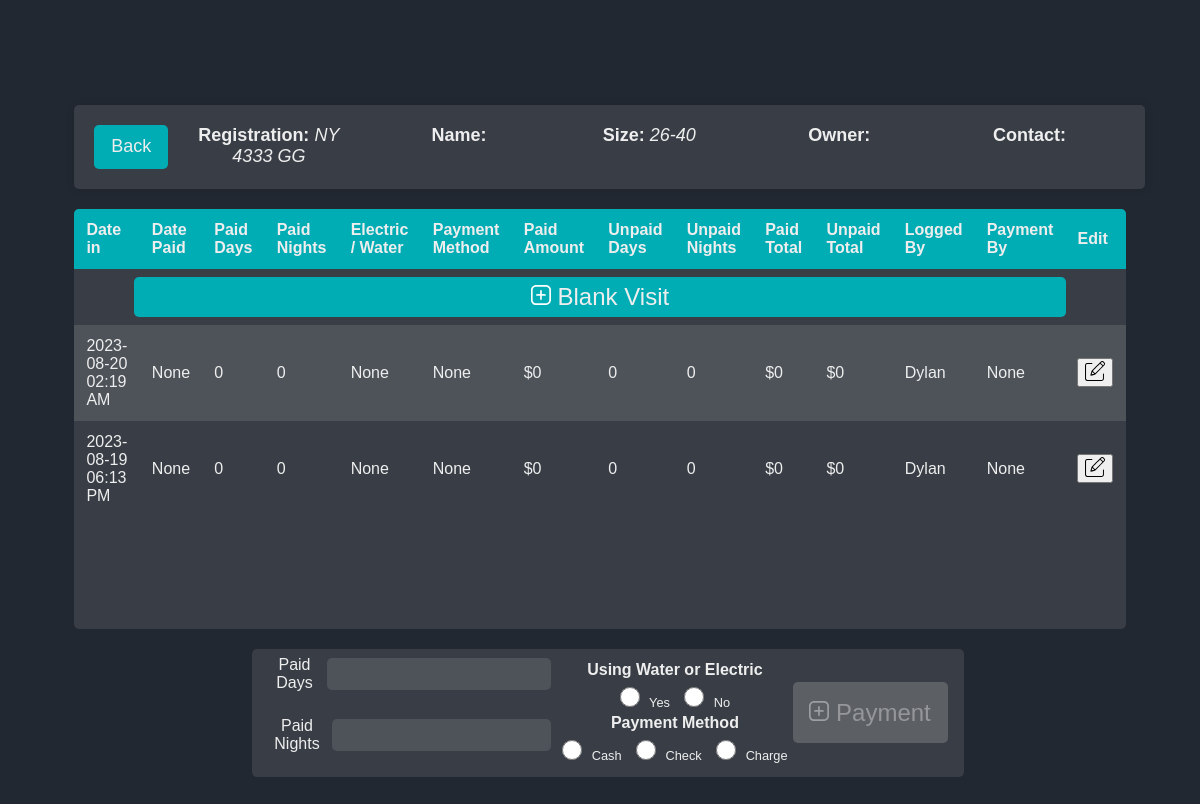
Before: /visits?id=1 (signed in) with the older database file.
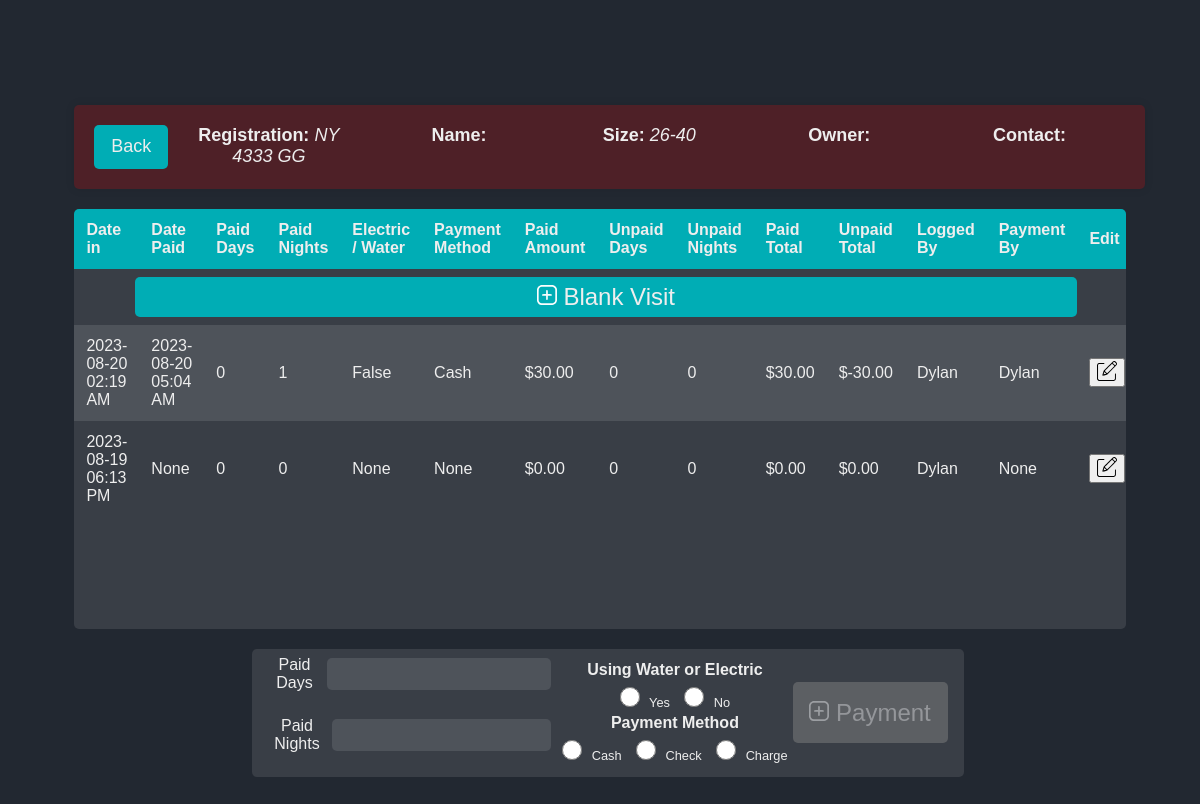
After: the same page with the newer database file.
### website/models.py (models this page shows)
class Boat(db.Model):
    id = db.Column(db.Integer, primary_key=True)
    boat_reg = db.Column(db.String(150), unique=True)
    sanitized_boat_reg = db.Column(db.String(150), unique=True)
    boat_name = db.Column(db.String(150))
    sanitized_boat_name = db.Column(db.String(150))
    phone_number = db.Column(db.String(150))
    sanitized_phone_number = db.Column(db.String(150))
    owner_name = db.Column(db.String(150))
    sanitized_owner_name = db.Column(db.String(150))
    boat_size = db.Column(db.Integer)
    email = db.Column(db.String(150))
    zipcode = db.Column(db.String(150))
    visits = db.relationship('Visit', backref='boat')
    current_boats_id = db.Column(db.Integer, db.ForeignKey('current_boats.id'))
    total_paid_days = db.Column(db.Integer)
    total_paid_nights = db.Column(db.Integer)
    total_unpaid_days = db.Column(db.Integer)
    total_unpaid_nights = db.Column(db.Integer)
    paid_until = db.Column(db.String(150))
    latest_date_in = db.Column(db.String(150))

class Visit(db.Model):
    id = db.Column(db.Integer, primary_key=True)
    logged_by = db.Column(db.Integer, db.ForeignKey('user.id'))
    payment_by = db.Column(db.Integer, db.ForeignKey('user.id'))
    logged_by_user = db.relationship('User', foreign_keys=[logged_by], back_populates='logged_visits')
    payment_by_user = db.relationship('User', foreign_keys=[payment_by], back_populates='paid_visits')
    date_in = db.Column(db.String(150))
    date_paid = db.Column(db.String(150))
    paid_amount = db.Column(db.Float)
    paid_days = db.Column(db.Integer)
    paid_nights = db.Column(db.Integer)
    paid_enw = db.Column(db.Boolean)
    paid_with = db.Column(db.String(150))
    unpaid_days = db.Column(db.Integer)
    unpaid_nights = db.Column(db.Integer)
    total = db.Column(db.Float)
    unpaid_total = db.Column(db.Float)
    boat_id = db.Column(db.Integer, db.ForeignKey('boat.id'))

class User(db.Model, UserMixin):
    id = db.Column(db.Integer, primary_key=True)
    email = db.Column(db.String(150), unique=True)
    password = db.Column(db.String(150))
    first_name = db.Column(db.String(150))
    logged_visits = db.relationship('Visit', foreign_keys='Visit.logged_by', back_populates='logged_by_user')
    paid_visits = db.relationship('Visit', foreign_keys='Visit.payment_by', back_populates='payment_by_user')

### website/views.py (the view, shortened to what this page needs)
@views.route('/visits' , methods=['GET','POST'])
@login_required
def visits():
    form = PaymentForm()
    delete_visit_form = DeleteVisitForm()
    button_pressed = request.form.get('submit-button')
    selected_row_id = request.form.get('selectedRowId')
    print("Button pressed is: " + str(button_pressed))
    print("Selected row ID is:", selected_row_id)
    boat = getBoatById(request.args.get('id', ''))
    sorted_visits = sorted(boat.visits, key=sort_key, reverse=True)
    if button_pressed == "search":
        form.date_paid.data = calc_current_time()
        form.date_in.data = Visit.query.get(selected_row_id).date_in
    if not boat:
        flash("Bad Boat ID", category='error')
    boat = getBoatById(request.args.get('id', ''))
    sorted_visits = sorted(boat.visits, key=sort_key, reverse=True)
    return render_template("visits.html", form=form, boat=boat, visits=sorted_visits, delete_form=delete_visit_form)

### website/templates/visits.html (shortened to what this page needs)
{% extends "base.html" %}
{% block head %}
  <link rel="stylesheet" href="static/form-styles.css">
{% endblock %}
{% block styles %}static/visit-styles.css{% endblock %}
{% block content%}
<div id="boat-info" class="boat-info-container {% if not boat.total_unpaid_nights == None and boat.total_unpaid_nights > 0 %}red-tint{%elif not boat.total_unpaid_days == None and boat.total_unpaid_days > 0%} yellow-tint {% endif %}">
  <a href="{{ url_for('views.log_boat', boat_reg=boat.boat_reg, boat_name=boat.boat_name, phone_number=boat.phone_number, id=boat.id) }}" id="home-btn">Back</a>
  <div class="boat-info-item"><h3><span><b>Registration:</b> </span><em>{{boat.boat_reg}}</em></h3></div>
  <div class="boat-info-item"><h3><span><b>Name:</b> </span><em>{{boat.boat_name}}</em></h3></div>
  <div class="boat-info-item"><h3><span><b>Size:</b> </span><em>{{boat.boat_size}}</em></h3></div>
  <div class="boat-info-item"><h3><span><b>Owner:</b> </span><em>{{boat.owner_name}}</em></h3></div>
  <div class="boat-info-item"><h3><span><b>Contact:</b> </span><em>{{boat.phone_number}}</em></h3></div>
</div>
<div id="main-container">
    <div id="left-container" style="flex: 1;">
            <div id="table-container">
                <table id="search-results">
                <thead>
                    <tr>
                    <th>Date in</th>
                    <th>Date Paid</th>
                    <th>Paid Days</th>
                    <th>Paid Nights</th>
                    <th>Electric / Water</th>
                    <th>Payment Method</th>
                    <th>Paid Amount</th>
                    <th>Unpaid Days</th>
                    <th>Unpaid Nights</th>
                    <th>Paid Total</th>
                    <th>Unpaid Total</th>
                    <th>Logged By</th>
                    <th>Payment By</th>
                    <th>Edit</th>
                    </tr>
                </thead>
                <tbody>
                    <tr class="add-blank-visit" id="add-blank-visit">
                      <td colspan="14">
                          <form method="POST">
                            <button type="submit" class="btn btn-primary add-blank-visit-button" name="submit-button" value="add_new">
                              <img src="static/more.svg" alt="Add-blank-visit" width="20" height="20">
                              Blank Visit
                            </button>
                          </form>
                      </td>
                    </tr>
                    {% for visit in visits%}
                    <tr id="row-{{ visit.id }}" {% if not visit.unpaid_nights == None and visit.unpaid_nights > 0 %}class="red-tint"{%elif not visit.unpaid_days == None and visit.unpaid_days > 0%} class="yellow-tint" {% endif %}>
                      <form class="edit-form" method="POST" action="{{ url_for('views.update_payment', visitid=visit.id, id=boat.id) }}">
                        <td class="editable">
                          <div style="display: flex; align-items: center;">
                            <span class="text">{{ visit.date_in | utc_to_est}}</span>
                          </div>
                        </td>
                        <td class="editable">
                          <span class="text">{{ visit.date_paid | utc_to_est}}</span>
                        </td>
                        <td class="editable">
                          <span class="text">{{ visit.paid_days }}</span>
                          </td>
                        <td class="editable">
                          <span class="text">{{ visit.paid_nights }}</span>
                          </td>
                        <td class="editable">
                          <span class="text">{{ visit.paid_enw }}</span>
                          </td>
                        <td class="editable">
                          <span class="text">{{ visit.paid_with }}</span>
                          </td>
                          <td>
                            {% if visit.paid_amount == None %}
                              $0
                            {% else %}
                              ${{visit.paid_amount}}0
                            {% endif%}
                          </td>
                          <td class="editable">
                            <span class="text">{{ visit.unpaid_days  }}</span>
                          </td>
                          <td class="editable">
                            <span class="text">{{ visit.unpaid_nights  }}</span>
                          </td>
                          <td>
                            {% if visit.total == None %}
                              $0
                            {% else %}
                              ${{visit.total}}0
                            {% endif%}
                          </td>
                          <td>
                            {% if visit.unpaid_total == None %}
                              $0
                            {% else %}
                              ${{visit.unpaid_total}}0
                            {% endif%}
                          </td>
                          <td>
                            {% if visit.logged_by == None %}
                                None
                            {% else %}
                                {{ visit.logged_by|userID_to_name }}
                            {% endif %}
                          </td>
                          <td>
                            {% if visit.payment_by == None %}
                                None
                            {% else %}
                                {{ visit.payment_by|userID_to_name }}
                            {% endif %}
                          </td>
                          <td>
                            <button type="button" class="edit-button">
                              <img src="static/edit.svg" alt="Edit" width="20" height="20">
                            </button>
                          </td>
                      </form>
                    </tr>
                    {% endfor %}
                </tbody>
                </table>
            </div>
            </div>
    </div>
    <div id="right-container">
        <form method="POST" id="search">
          <div id="search-container" style="height: 7em;">
            <div>
                <div class="form-group">
                    {{ form.paid_days.label }}
                    {{ form.paid_days(class="form-control") }}
                </div>
                <div class="form-group">
                    {{ form.paid_nights.label }}
                    {{ form.paid_nights(class="form-control") }}
                </div>
            </div>
            <div class="radio-container">
                <div>
                    <h4 class="custom-heading">Using Water or Electric</h4>
                    {% for subfield in form.paid_enw %}
                        {{ subfield(class="form-check-input") }} {{ subfield.label(class="form-check-label") }}
                    {% endfor %}
                </div>
                <div>
                    <h4 class="custom-heading">Payment Method</h4>
                    {% for subfield in form.paid_with %}
                        {{ subfield(class="form-check-input") }} {{ subfield.label(class="form-check-label") }}
                    {% endfor %}
                </div>
            </div>
            <div>
              <div id="button-container">
                <button type="submit" class="btn btn-primary" id="login-btn" name="submit-button" value="search" >
                    <div >
                        <img src="static/more.svg" alt="Add-visit" width="20" height="20">
                        Payment
                    </div>
                </button>
            </div>
            </div>
          </div>
        </form>
</div>
{%endblock%}

### website/templates/base.html (shortened to what this page needs)
<!DOCTYPE html>
<html lang="en">
<head>
  <link rel="stylesheet" href="{%block styles%}static/styles.css{%endblock%}">
  {%block head%}{%endblock%}
</head>
<body>
  <div id="content-container">
    <div class="container">{% block content %} {% endblock %}</div>
  </div>
</body>
</html>

Changed rows visible on the page:
changed Boat "NY 4333 GG": total_unpaid_nights empty → 1 (drawn)
changed Visit: date_paid|utc_to_est "None" → "2023-08-20 05:04 AM"; paid_nights "0" → "1"; paid_enw "None" → "False"; paid_with "None" → "Cash"; paid_amount (not shown) → "30.0"; total (not shown) → "30.0"; unpaid_total (not shown) → "-30.0"; payment_by|userID_to_name (not shown) → "Dylan"; paid_amount "$0" → "$ 0"; total "$0" → "$ 0"; unpaid_total "$0" → "$ 0"; no longer shows "None"
changed Visit "2023-08-19 06:13 PM": paid_amount (not shown) → "0.0"; total (not shown) → "0.0"; unpaid_total (not shown) → "0.0"; paid_amount "$0" → "$ 0"; total "$0" → "$ 0"; unpaid_total "$0" → "$ 0"
